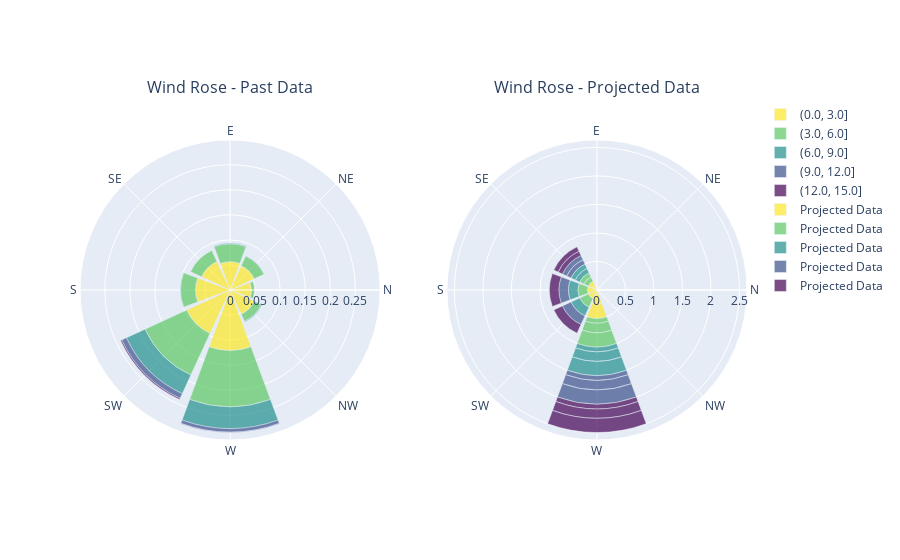

Write notebook code for a chart like this one.
### Code cell
## check the title
## checke the direction of carddinal points
## fix the color scale
import plotly.graph_objects as go
# Create the wind rose chart for past data
fig = make_subplots(rows=1, cols=2, subplot_titles=('Wind Rose - Past Data', 'Wind Rose - Projected Data'), specs=[[{'type': 'polar'}]*2])

# Assuming color_map is a dictionary mapping categories to colors
for category, color in color_map.items():
    # Filter the data for this category
    category_df = frequency_df[frequency_df['speed'] == category]

    # Add a trace for this category
    fig.add_trace(go.Barpolar(
        r=category_df['frequency'],
        theta=category_df['direction'],
        marker_color=color,  # Use the color from the color map
        opacity=0.7,
        name=str(category)  # Use the category as the trace name
    ), row=1, col=1)

for category, color in color_map.items():
    # Filter the data for this category
    category_df = frequency_df[frequency_df['speed'] == category]

    # Plot the wind rose for projected data
    fig.add_trace(go.Barpolar(
        r=frequency_df_pred['frequency'],
        theta=frequency_df_pred['direction'],
        marker_color=color,
        opacity=0.7,
        name='Projected Data'
    ), row=1, col=2)

# Set the layout
fig.update_layout(
    polar=dict(
        radialaxis=dict(showgrid=True),
        angularaxis=dict(showgrid=True)
    ),
    showlegend=True
)

# Show the wind roses
fig.show()

### Figure 1 — Plotly figure (JSON) as saved in the notebook; plotly's stock layout.template omitted (floating-point values rounded to 4 significant figures)
{"data": [{"marker": {"color": "#fde725"}, "name": "(0.0, 3.0]", "opacity": 0.7, "r": [0.04279, 0.05309, 0.05645, 0.06261, 0.06888, 0.09554, 0.1205, 0.05309], "subplot": "polar", "theta": ["N", "NE", "E", "SE", "S", "SW", "W", "NW"], "type": "barpolar"}, {"marker": {"color": "#5cc863"}, "name": "(3.0, 6.0]", "opacity": 0.7, "r": [0.00616, 0.02139, 0.03562, 0.02431, 0.02991, 0.0914, 0.1123, 0.01568], "subplot": "polar", "theta": ["N", "NE", "E", "SE", "S", "SW", "W", "NW"], "type": "barpolar"}, {"marker": {"color": "#21908d"}, "name": "(6.0, 9.0]", "opacity": 0.7, "r": [0.000224, 0.0007841, 0.001456, 0.001008, 0.04088, 0.04379, 0.001344], "subplot": "polar", "theta": ["N", "NE", "E", "S", "SW", "W", "NW"], "type": "barpolar"}, {"marker": {"color": "#3b518b"}, "name": "(9.0, 12.0]", "opacity": 0.7, "r": [0.0103, 0.007056], "subplot": "polar", "theta": ["SW", "W"], "type": "barpolar"}, {"marker": {"color": "#440154"}, "name": "(12.0, 15.0]", "opacity": 0.7, "r": [0.002576, 0.0007841], "subplot": "polar", "theta": ["SW", "W"], "type": "barpolar"}, {"marker": {"color": "#fde725"}, "name": "Projected Data", "opacity": 0.7, "r": [0, 0, 0, 0, 0, 0, 0, 0, 0, 0, 0, 0, 0, 0, 0, 0, 0, 0, 0, 0.08333, 0.08333, 0, 0, 0, 0, 0, 0, 0.1667, 0, 0, 0, 0.1667, 0, 0, 0, 0, 0, 0, 0.08333, 0, 0.1667, 0.25, 0, 0, 0, 0, 0, 0], "subplot": "polar2", "theta": ["N", "N", "N", "N", "N", "N", "NE", "NE", "NE", "NE", "NE", "NE", "E", "E", "E", "E", "E", "E", "SE", "SE", "SE", "SE", "SE", "SE", "S", "S", "S", "S", "S", "S", "SW", "SW", "SW", "SW", "SW", "SW", "W", "W", "W", "W", "W", "W", "NW", "NW", "NW", "NW", "NW", "NW"], "type": "barpolar"}, {"marker": {"color": "#5cc863"}, "name": "Projected Data", "opacity": 0.7, "r": [0, 0, 0, 0, 0, 0, 0, 0, 0, 0, 0, 0, 0, 0, 0, 0, 0, 0, 0, 0.08333, 0.08333, 0, 0, 0, 0, 0, 0, 0.1667, 0, 0, 0, 0.1667, 0, 0, 0, 0, 0, 0, 0.08333, 0, 0.1667, 0.25, 0, 0, 0, 0, 0, 0], "subplot": "polar2", "theta": ["N", "N", "N", "N", "N", "N", "NE", "NE", "NE", "NE", "NE", "NE", "E", "E", "E", "E", "E", "E", "SE", "SE", "SE", "SE", "SE", "SE", "S", "S", "S", "S", "S", "S", "SW", "SW", "SW", "SW", "SW", "SW", "W", "W", "W", "W", "W", "W", "NW", "NW", "NW", "NW", "NW", "NW"], "type": "barpolar"}, {"marker": {"color": "#21908d"}, "name": "Projected Data", "opacity": 0.7, "r": [0, 0, 0, 0, 0, 0, 0, 0, 0, 0, 0, 0, 0, 0, 0, 0, 0, 0, 0, 0.08333, 0.08333, 0, 0, 0, 0, 0, 0, 0.1667, 0, 0, 0, 0.1667, 0, 0, 0, 0, 0, 0, 0.08333, 0, 0.1667, 0.25, 0, 0, 0, 0, 0, 0], "subplot": "polar2", "theta": ["N", "N", "N", "N", "N", "N", "NE", "NE", "NE", "NE", "NE", "NE", "E", "E", "E", "E", "E", "E", "SE", "SE", "SE", "SE", "SE", "SE", "S", "S", "S", "S", "S", "S", "SW", "SW", "SW", "SW", "SW", "SW", "W", "W", "W", "W", "W", "W", "NW", "NW", "NW", "NW", "NW", "NW"], "type": "barpolar"}, {"marker": {"color": "#3b518b"}, "name": "Projected Data", "opacity": 0.7, "r": [0, 0, 0, 0, 0, 0, 0, 0, 0, 0, 0, 0, 0, 0, 0, 0, 0, 0, 0, 0.08333, 0.08333, 0, 0, 0, 0, 0, 0, 0.1667, 0, 0, 0, 0.1667, 0, 0, 0, 0, 0, 0, 0.08333, 0, 0.1667, 0.25, 0, 0, 0, 0, 0, 0], "subplot": "polar2", "theta": ["N", "N", "N", "N", "N", "N", "NE", "NE", "NE", "NE", "NE", "NE", "E", "E", "E", "E", "E", "E", "SE", "SE", "SE", "SE", "SE", "SE", "S", "S", "S", "S", "S", "S", "SW", "SW", "SW", "SW", "SW", "SW", "W", "W", "W", "W", "W", "W", "NW", "NW", "NW", "NW", "NW", "NW"], "type": "barpolar"}, {"marker": {"color": "#440154"}, "name": "Projected Data", "opacity": 0.7, "r": [0, 0, 0, 0, 0, 0, 0, 0, 0, 0, 0, 0, 0, 0, 0, 0, 0, 0, 0, 0.08333, 0.08333, 0, 0, 0, 0, 0, 0, 0.1667, 0, 0, 0, 0.1667, 0, 0, 0, 0, 0, 0, 0.08333, 0, 0.1667, 0.25, 0, 0, 0, 0, 0, 0], "subplot": "polar2", "theta": ["N", "N", "N", "N", "N", "N", "NE", "NE", "NE", "NE", "NE", "NE", "E", "E", "E", "E", "E", "E", "SE", "SE", "SE", "SE", "SE", "SE", "S", "S", "S", "S", "S", "S", "SW", "SW", "SW", "SW", "SW", "SW", "W", "W", "W", "W", "W", "W", "NW", "NW", "NW", "NW", "NW", "NW"], "type": "barpolar"}], "layout": {"annotations": [{"font": {"size": 16}, "showarrow": false, "text": "Wind Rose - Past Data", "x": 0.225, "xanchor": "center", "xref": "paper", "y": 1, "yanchor": "bottom", "yref": "paper"}, {"font": {"size": 16}, "showarrow": false, "text": "Wind Rose - Projected Data", "x": 0.775, "xanchor": "center", "xref": "paper", "y": 1, "yanchor": "bottom", "yref": "paper"}], "polar": {"angularaxis": {"showgrid": true}, "domain": {"x": [0, 0.45], "y": [0, 1]}, "radialaxis": {"showgrid": true}}, "polar2": {"domain": {"x": [0.55, 1], "y": [0, 1]}}, "showlegend": true}}
